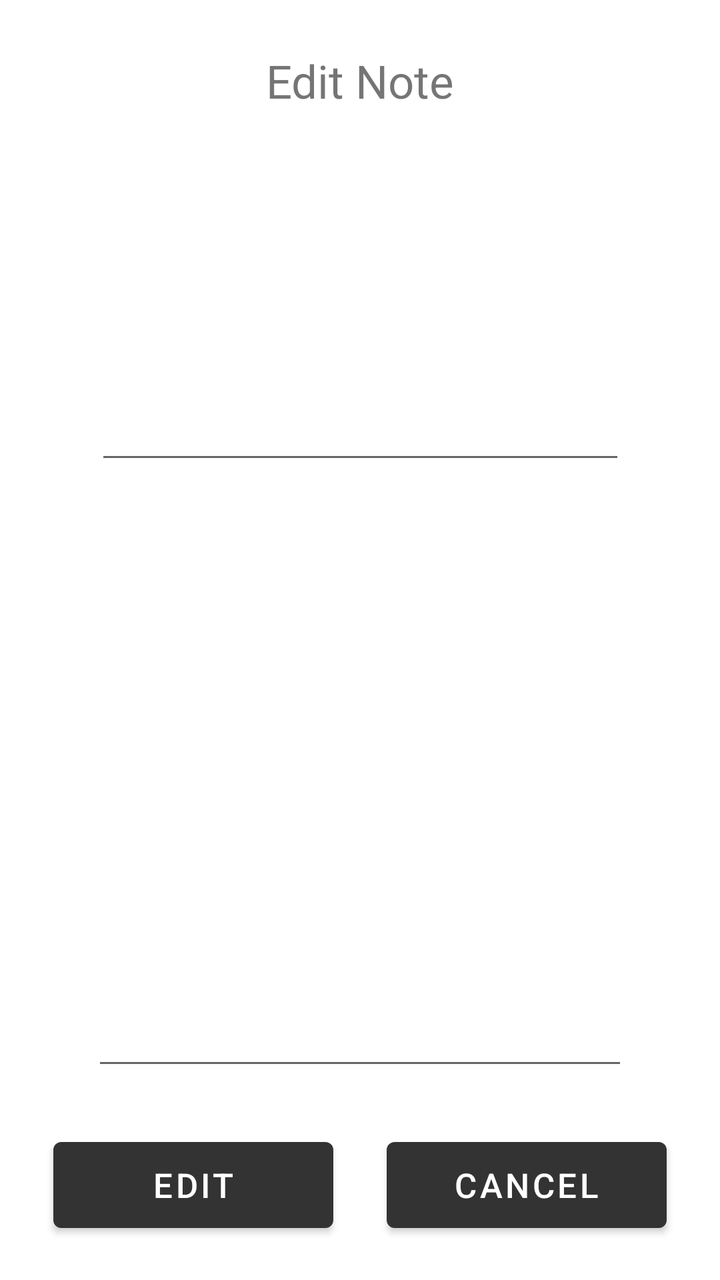
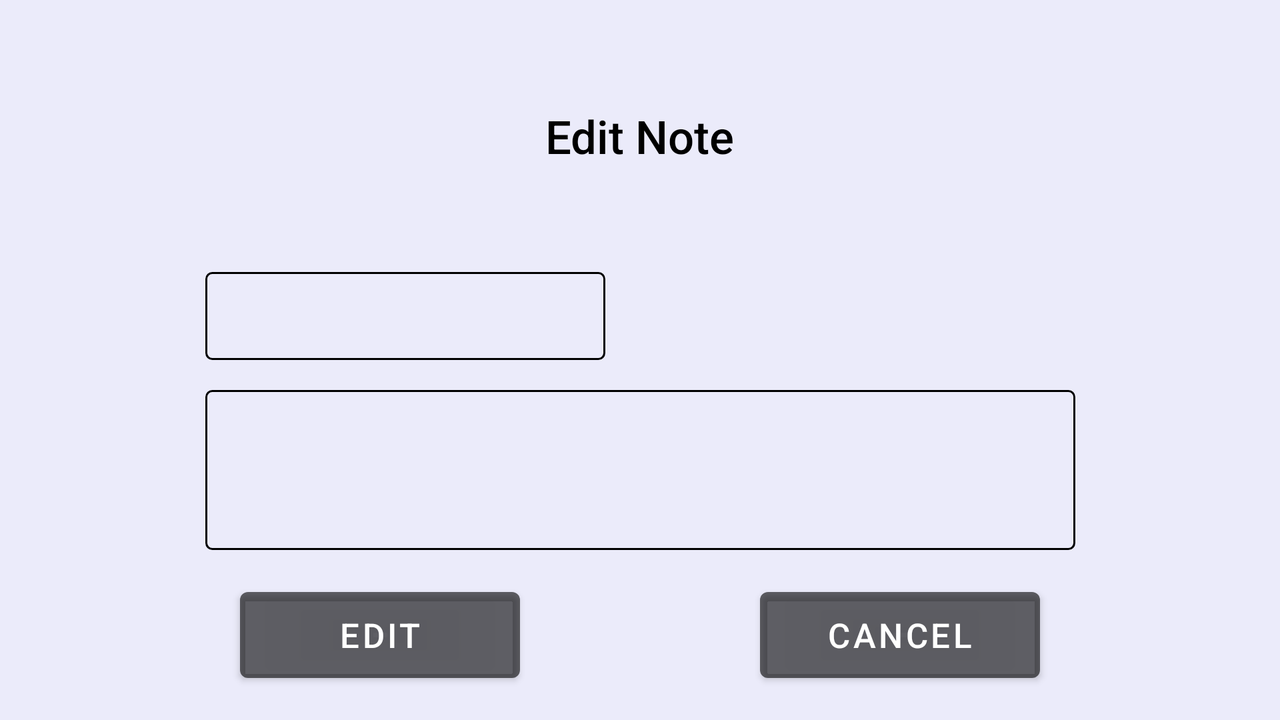

One screen, two layout resources from the same app: the default and the repository's alternative for another configuration. Each is rendered where Android would select it; the XML of both is given below.
<!-- AndroidManifest.xml: application theme Theme.TP1CM2021 -->
<!-- res/layout/edit_note_dialog.xml -->
<?xml version="1.0" encoding="utf-8"?>
<androidx.constraintlayout.widget.ConstraintLayout xmlns:android="http://schemas.android.com/apk/res/android"
    xmlns:app="http://schemas.android.com/apk/res-auto"
    xmlns:tools="http://schemas.android.com/tools"
    android:layout_width="match_parent"
    android:layout_height="match_parent">

    <Button
        android:id="@+id/editBtn"
        android:layout_width="@dimen/smallBtnWidth"
        android:layout_height="@dimen/btnHeight"
        android:layout_marginBottom="20dp"
        android:text="@string/edit"
        android:textSize="@dimen/loginBtnTextSize"
        app:layout_constraintBottom_toBottomOf="parent"
        app:layout_constraintEnd_toStartOf="@+id/cancelEditBtn"
        app:layout_constraintHorizontal_bias="0.5"
        app:layout_constraintStart_toStartOf="parent" />

    <Button
        android:id="@+id/cancelEditBtn"
        android:layout_width="@dimen/smallBtnWidth"
        android:layout_height="@dimen/btnHeight"
        android:layout_marginBottom="20dp"
        android:text="@string/cancel"
        android:textSize="@dimen/loginBtnTextSize"
        app:layout_constraintBottom_toBottomOf="parent"
        app:layout_constraintEnd_toEndOf="parent"
        app:layout_constraintHorizontal_bias="0.5"
        app:layout_constraintStart_toEndOf="@+id/editBtn" />

    <TextView
        android:id="@+id/bigTextEdit"
        android:layout_width="wrap_content"
        android:layout_height="wrap_content"
        android:layout_marginTop="25dp"
        android:text="@string/editNote"
        android:textSize="@dimen/dialogTitle"
        app:layout_constraintEnd_toEndOf="parent"
        app:layout_constraintHorizontal_bias="0.5"
        app:layout_constraintStart_toStartOf="parent"
        app:layout_constraintTop_toTopOf="parent" />

    <EditText
        android:id="@+id/editTitleEdit"
        android:layout_width="265dp"
        android:layout_height="50dp"
        android:layout_marginTop="90dp"
        android:layout_marginBottom="20dp"
        android:ems="10"
        android:inputType="textPersonName"
        android:textSize="@dimen/loginBtnTextSize"
        app:layout_constraintBottom_toTopOf="@+id/editDescriptionEdit"
        app:layout_constraintEnd_toEndOf="parent"
        app:layout_constraintHorizontal_bias="0.5"
        app:layout_constraintStart_toStartOf="parent"
        app:layout_constraintTop_toTopOf="parent" />

    <EditText
        android:id="@+id/editDescriptionEdit"
        android:layout_width="268dp"
        android:layout_height="186dp"
        android:layout_marginBottom="100dp"
        android:ems="10"
        android:gravity="start|top"
        android:inputType="textMultiLine"
        android:textSize="@dimen/loginBtnTextSize"
        app:layout_constraintBottom_toBottomOf="parent"
        app:layout_constraintEnd_toEndOf="parent"
        app:layout_constraintHorizontal_bias="0.5"
        app:layout_constraintStart_toStartOf="parent" />

    <TextView
        android:id="@+id/idEdit"
        android:layout_width="wrap_content"
        android:layout_height="wrap_content"
        android:visibility="gone"
        app:layout_constraintBottom_toBottomOf="parent"
        app:layout_constraintEnd_toEndOf="parent" />

</androidx.constraintlayout.widget.ConstraintLayout>
<!-- resources referenced by this layout -->
<resources>
  <dimen name="btnHeight">55dp</dimen>
  <dimen name="dialogTitle">23dp</dimen>
  <dimen name="loginBtnTextSize">17dp</dimen>
  <dimen name="smallBtnWidth">140dp</dimen>
  <string name="cancel">Cancel</string>
  <string name="edit">Edit</string>
  <string name="editNote">Edit Note</string>
  <style name="Theme.TP1CM2021" parent="Theme.MaterialComponents.DayNight.DarkActionBar">
          
          <item name="colorPrimary">#FF333333</item>
          <item name="colorPrimaryVariant">#FF222222</item>
          <item name="colorOnPrimary">@color/white</item>
          
          <item name="colorSecondary">#FF111111</item>
          <item name="colorSecondaryVariant">@color/teal_700</item>
          <item name="colorOnSecondary">@color/black</item>
          
          <item name="android:statusBarColor" tools:targetApi="l">?attr/colorPrimaryVariant</item>
          
      </style>
  <color name="white">#FFFFFFFF</color>
  <color name="teal_700">#FF018786</color>
  <color name="black">#FF000000</color>
</resources>
<!-- res/layout-land/edit_note_dialog.xml (the repository's variant of the layout above) -->
<!-- drawn on the phone turned sideways -->
<?xml version="1.0" encoding="utf-8"?>
<androidx.constraintlayout.widget.ConstraintLayout xmlns:android="http://schemas.android.com/apk/res/android"
    xmlns:app="http://schemas.android.com/apk/res-auto"
    xmlns:tools="http://schemas.android.com/tools"
    android:layout_width="match_parent"
    android:layout_height="match_parent"
    android:background="#EBEBFA">

    <Button
        android:id="@+id/editBtn"
        android:layout_width="@dimen/smallBtnWidth"
        android:layout_height="@dimen/btnHeight"
        android:layout_marginBottom="15dp"
        android:text="@string/edit"
        android:textSize="@dimen/loginBtnTextSize"
        app:backgroundTint="@color/material_on_background_emphasis_medium"
        app:layout_constraintBottom_toBottomOf="parent"
        app:layout_constraintEnd_toStartOf="@+id/cancelEditBtn"
        app:layout_constraintHorizontal_bias="0.5"
        app:layout_constraintStart_toStartOf="parent" />

    <Button
        android:id="@+id/cancelEditBtn"
        android:layout_width="@dimen/smallBtnWidth"
        android:layout_height="@dimen/btnHeight"
        android:layout_marginBottom="15dp"
        android:text="@string/cancel"
        android:textSize="@dimen/loginBtnTextSize"
        app:backgroundTint="@color/material_on_background_emphasis_medium"
        app:layout_constraintBottom_toBottomOf="parent"
        app:layout_constraintEnd_toEndOf="parent"
        app:layout_constraintHorizontal_bias="0.5"
        app:layout_constraintStart_toEndOf="@+id/editBtn" />

    <TextView
        android:id="@+id/bigTextEdit"
        android:layout_width="wrap_content"
        android:layout_height="wrap_content"
        android:layout_marginTop="20dp"
        android:layout_marginBottom="20dp"
        android:fontFamily="sans-serif-medium"
        android:text="@string/editNote"
        android:textColor="@color/black"
        android:textSize="@dimen/dialogTitle"
        app:layout_constraintBottom_toTopOf="@+id/editTitleEdit"
        app:layout_constraintEnd_toEndOf="parent"
        app:layout_constraintHorizontal_bias="0.5"
        app:layout_constraintStart_toStartOf="parent"
        app:layout_constraintTop_toTopOf="parent" />

    <EditText
        android:id="@+id/editTitleEdit"
        android:layout_width="200dp"
        android:layout_height="44dp"
        android:layout_marginBottom="15dp"
        android:background="@drawable/border"
        android:ems="10"
        android:fontFamily="sans-serif-light"
        android:inputType="textPersonName"
        android:textColor="@color/black"
        android:textSize="@dimen/loginBtnTextSize"
        app:layout_constraintBottom_toTopOf="@+id/editDescriptionEdit"
        app:layout_constraintStart_toStartOf="@+id/editDescriptionEdit" />

    <EditText
        android:id="@+id/editDescriptionEdit"
        android:layout_width="435dp"
        android:layout_height="80dp"
        android:layout_marginStart="25dp"
        android:layout_marginLeft="25dp"
        android:layout_marginEnd="25dp"
        android:layout_marginRight="25dp"
        android:layout_marginBottom="85dp"
        android:background="@drawable/border"
        android:ems="10"
        android:fontFamily="sans-serif-light"
        android:gravity="start|top"
        android:inputType="textMultiLine"
        android:textColor="@color/black"
        android:textSize="@dimen/loginBtnTextSize"
        app:layout_constraintBottom_toBottomOf="parent"
        app:layout_constraintEnd_toEndOf="parent"
        app:layout_constraintStart_toStartOf="parent" />

    <TextView
        android:id="@+id/idEdit"
        android:layout_width="260dp"
        android:layout_height="wrap_content"
        android:visibility="gone"
        app:layout_constraintBottom_toBottomOf="parent"
        app:layout_constraintEnd_toEndOf="parent" />

    <TextView
        android:id="@+id/dateEdit"
        android:layout_width="215dp"
        android:layout_height="41dp"
        android:textColor="@color/black"
        android:textSize="@dimen/loginBtnTextSize"
        app:layout_constraintEnd_toEndOf="@+id/editDescriptionEdit"
        app:layout_constraintTop_toTopOf="@+id/editTitleEdit" />

</androidx.constraintlayout.widget.ConstraintLayout>
<!-- resources referenced by the variant -->
<!-- as the phone turned sideways resolves them -->
<resources>
  <color name="black">#FF000000</color>
  <dimen name="btnHeight">55dp</dimen>
  <dimen name="dialogTitle">23dp</dimen>
  <dimen name="loginBtnTextSize">17dp</dimen>
  <dimen name="smallBtnWidth">140dp</dimen>
  <!-- drawable border (drawable) -->
  <?xml version="1.0" encoding="utf-8"?>
  <shape xmlns:android="http://schemas.android.com/apk/res/android"
      android:shape="rectangle" >
  
      <stroke
          android:width="1dp"
          android:color="@color/black" >
      </stroke>
  
      <corners
          android:radius="3dp">
      </corners>
  
      <padding
          android:bottom="6dp"
          android:top="6dp"
          android:left="6dp"
          android:right="6dp">
      </padding>
  </shape>
  <string name="cancel">Cancel</string>
  <string name="edit">Edit</string>
  <string name="editNote">Edit Note</string>
  <style name="Theme.TP1CM2021" parent="Theme.MaterialComponents.DayNight.DarkActionBar">
          
          <item name="colorPrimary">#FF333333</item>
          <item name="colorPrimaryVariant">#FF222222</item>
          <item name="colorOnPrimary">@color/white</item>
          
          <item name="colorSecondary">#FF111111</item>
          <item name="colorSecondaryVariant">@color/teal_700</item>
          <item name="colorOnSecondary">@color/black</item>
          
          <item name="android:statusBarColor" tools:targetApi="l">?attr/colorPrimaryVariant</item>
          
      </style>
  <color name="white">#FFFFFFFF</color>
  <color name="teal_700">#FF018786</color>
</resources>
